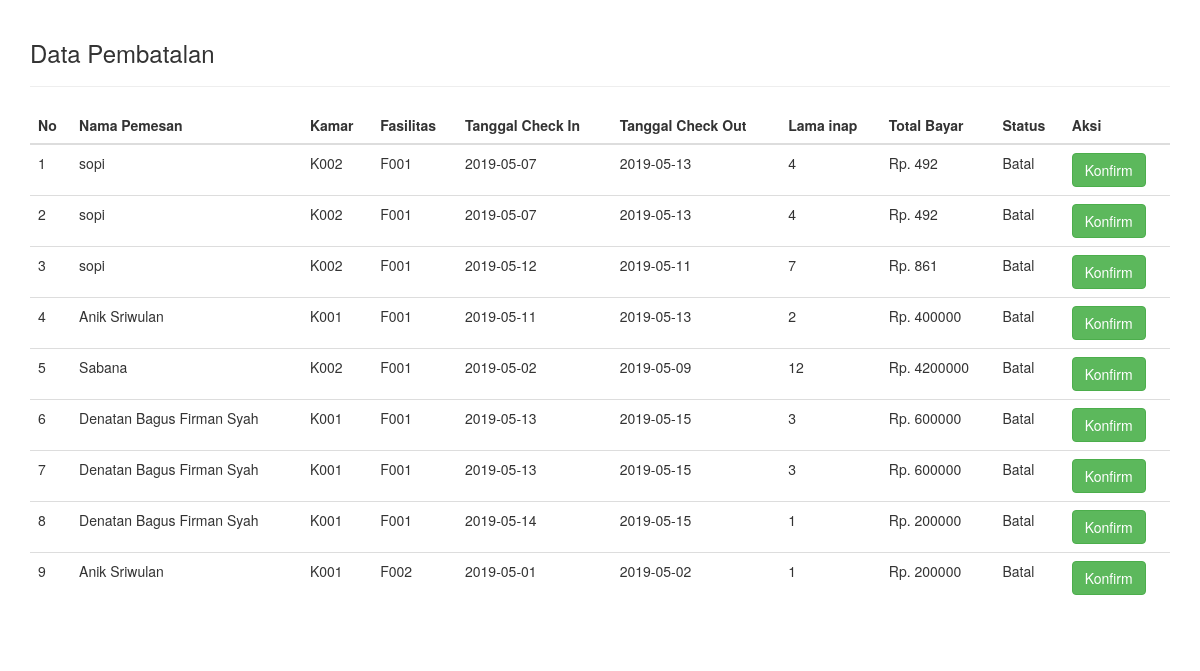
The app's page /admin/showPembatalan.php with its own data.
### tables this page shows
CREATE TABLE `tb_batal` (
  `id_batal` int(25) NOT NULL,
  `id_reservasi` int(25) NOT NULL,
  `nama_tamu` varchar(25) NOT NULL,
  `kode_kamar` varchar(25) NOT NULL,
  `id_fasilitas` varchar(25) NOT NULL,
  `tgl_check_in` date NOT NULL,
  `tgl_check_out` date NOT NULL,
  `lama_inap` int(25) NOT NULL,
  `total_biaya` int(25) NOT NULL,
  `status` varchar(25) NOT NULL DEFAULT 'Pending'
);

### admin/showPembatalan.php (the view, shortened to what this page needs)
<!DOCTYPE html>
<html lang="en">
<head>
<link rel="stylesheet" type="text/css" href="//cdn.datatables.net/1.10.11/css/jquery.dataTables.min.css">
<link rel="stylesheet" href="https://maxcdn.bootstrapcdn.com/bootstrap/3.3.7/css/bootstrap.min.css">
</head>
<body>
<?php
    include 'helper/connection.php';
?>
<div class="container" style="padding-top: 20px; padding-bottom: 20px;">
    <h3>Data Pembatalan</h3>
<hr>
<table class="table table-stripped table-hover datatab" align="center">
    <thead>
        <tr>
            <th>No</th>
            <th>Nama Pemesan</th>
            <th>Kamar</th>
            <th>Fasilitas</th>
            <th>Tanggal Check In</th>
            <th>Tanggal Check Out</th>
            <th>Lama inap</th>
            <th>Total Bayar</th>
            <th> Status</th>
            <th>Aksi</th>
        </tr>
    </thead>
    <tbody>
    <?php
        $nomor=1;
        $sql = "SELECT * FROM tb_batal";
        $query = mysqli_query($con, $sql);
        while($data = mysqli_fetch_assoc($query)){
        ?>
        <tr>
            <td><?php echo $nomor; ?></td>
            <td><?php echo $data['nama_tamu']; ?></td>
            <td><?php echo $data['kode_kamar']; ?></td>
            <td><?php echo $data['id_fasilitas']; ?></td>
            <td><?php echo $data['tgl_check_in']; ?></td>
            <td><?php echo $data['tgl_check_out']; ?></td>
            <td><?php echo $data['lama_inap']; ?></td>
            <td>Rp. <?php echo $data['total_biaya']; ?></td>
            <td><?php echo $data['status']; ?></td>
            <td>
                <a href="proses/prosesBatal.php?id=<?php echo $data['id_reservasi'] ?>" class="btn btn-success">Konfirm</a>
            </td>
        </tr>
        <?php $nomor++; ?>
        <?php } ?>
    </tbody>
</table>

### records on screen
tb_batal: nama_tamu "sopi", kode_kamar "K002", id_fasilitas "F001", tgl_check_in "2019-05-07", tgl_check_out "2019-05-13", lama_inap "4", total_biaya "492", status "Batal"
tb_batal: nama_tamu "sopi", kode_kamar "K002", id_fasilitas "F001", tgl_check_in "2019-05-07", tgl_check_out "2019-05-13", lama_inap "4", total_biaya "492", status "Batal"
tb_batal: nama_tamu "sopi", kode_kamar "K002", id_fasilitas "F001", tgl_check_in "2019-05-12", tgl_check_out "2019-05-11", lama_inap "7", total_biaya "861", status "Batal"
tb_batal: nama_tamu "Anik Sriwulan", kode_kamar "K001", id_fasilitas "F001", tgl_check_in "2019-05-11", tgl_check_out "2019-05-13", lama_inap "2", total_biaya "400000", status "Batal"
tb_batal: nama_tamu "Sabana", kode_kamar "K002", id_fasilitas "F001", tgl_check_in "2019-05-02", tgl_check_out "2019-05-09", lama_inap "12", total_biaya "4200000", status "Batal"
tb_batal: nama_tamu "Denatan Bagus Firman Syah", kode_kamar "K001", id_fasilitas "F001", tgl_check_in "2019-05-13", tgl_check_out "2019-05-15", lama_inap "3", total_biaya "600000", status "Batal"
tb_batal: nama_tamu "Denatan Bagus Firman Syah", kode_kamar "K001", id_fasilitas "F001", tgl_check_in "2019-05-13", tgl_check_out "2019-05-15", lama_inap "3", total_biaya "600000", status "Batal"
tb_batal: nama_tamu "Denatan Bagus Firman Syah", kode_kamar "K001", id_fasilitas "F001", tgl_check_in "2019-05-14", tgl_check_out "2019-05-15", lama_inap "1", total_biaya "200000", status "Batal"
tb_batal: nama_tamu "Anik Sriwulan", kode_kamar "K001", id_fasilitas "F002", tgl_check_in "2019-05-01", tgl_check_out "2019-05-02", lama_inap "1", total_biaya "200000", status "Batal"
